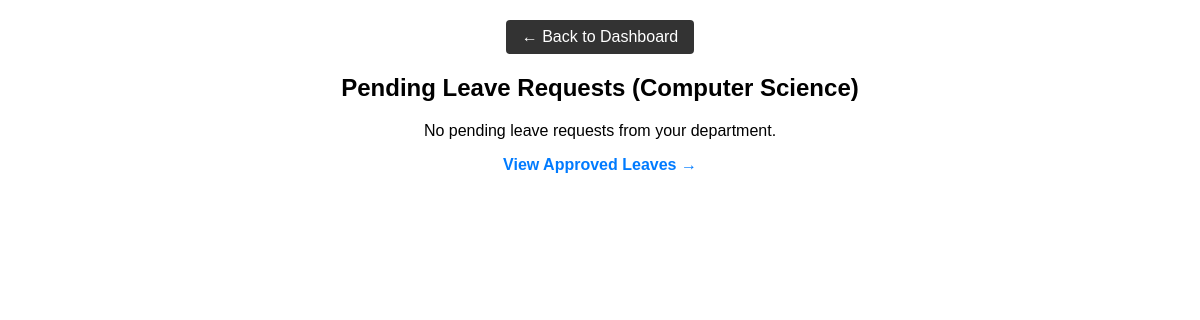
/leave_details/ (signed in), run on an earlier commit of the app's database.
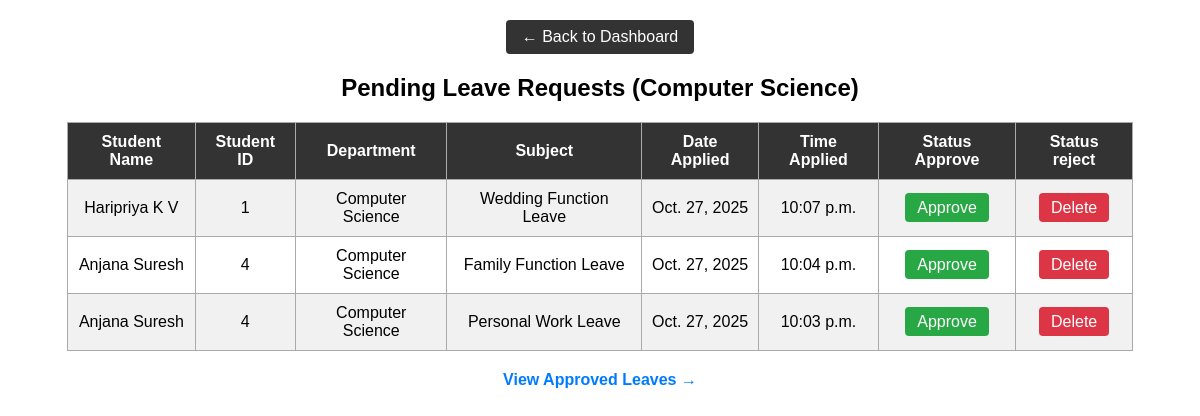
And on a later commit of the database.
### lmsapp/models.py (models this page shows, shortened)
class leave(models.Model):
    student = models.ForeignKey(student, on_delete=models.CASCADE)
    subject = models.CharField(max_length=100)
    content = models.TextField()
    date_applied = models.DateField(auto_now_add=True)
    time_applied = models.TimeField(auto_now_add=True)
    status = models.CharField(max_length=20, default='Pending')

class student(models.Model):
    name = models.CharField(max_length=50)
    year = models.CharField(max_length=50)
    department = models.CharField(max_length=50)
    email = models.CharField(max_length=50)
    phone= models.IntegerField()
    username = models.CharField(max_length=50)
    password = models.CharField(max_length=50)

### lmsapp/views.py (the view)
# urls.py: path('leave_details/', views.leave_details, name='leave_details'),
def leave_details(request):
    teacher_id = request.session.get('id')
    if not teacher_id:
        return redirect('teacherlogin')
    teacher_obj = teacher.objects.get(id=teacher_id)
    leaves = leave.objects.filter(student__department=teacher_obj.department,status='Pending').order_by('-date_applied', '-time_applied')
    return render(request, 'leave_details.html', {'leaves': leaves, 'department': teacher_obj.department})

### templates/leave_details.html (shortened to what this page needs)
<!DOCTYPE html>
<html lang="en">
<head>
</head>
<body>
    <a href="{% url 'teacherdashboard' %}" class="back-btn">← Back to Dashboard</a>
    <h2>Pending Leave Requests ({{ department }})</h2>
    {% if leaves %}
    <table>
        <tr>
            <th>Student Name</th>
            <th>Student ID</th>
            <th>Department</th>
            <th>Subject</th>
            <th>Date Applied</th>
            <th>Time Applied</th>
            <th>Status Approve</th>
            <th>Status reject</th>
        </tr>
        {% for leave in leaves %}
        <tr>
            <td>{{ leave.student.name }}</td>
            <td>{{ leave.student.id }}</td>
            <td>{{ leave.student.department }}</td>
            <td>{{ leave.subject }}</td>
            <td>{{ leave.date_applied }}</td>
            <td>{{ leave.time_applied }}</td>
            <td>
                <a href="{% url 'approve_leave' leave.id %}" class="btn approve-btn">Approve</a>
            </td>
            <td>
                <a href="{% url 'delete_leave' leave.id %}" class="btn delete-btn">Delete</a>
            </td>
        </tr>
        {% endfor %}
    </table>
    {% else %}
    <p style="text-align:center;">No pending leave requests from your department.</p>
    {% endif %}
    <a href="{% url 'approved_leave' %}" class="approved-link">View Approved Leaves →</a>
</body>
</html>

What changed in the data, as far as the page shows it:
added leave: student.name "Haripriya K V", student.id "1", student.department "Computer Science", subject "Wedding Function Leave", date_applied "Oct. 27, 2025", time_applied "10:07 p.m."
added leave: student.name "Anjana Suresh", student.id "4", student.department "Computer Science", subject "Family Function Leave", date_applied "Oct. 27, 2025", time_applied "10:04 p.m."
added leave: student.name "Anjana Suresh", student.id "4", student.department "Computer Science", subject "Personal Work Leave", date_applied "Oct. 27, 2025", time_applied "10:03 p.m."
Also different on the page:
text no longer shown: "No pending leave requests from your department."
text now shown: "Student Name Student ID Department Subject Date Applied Time Applied Status Approve Status reject"
